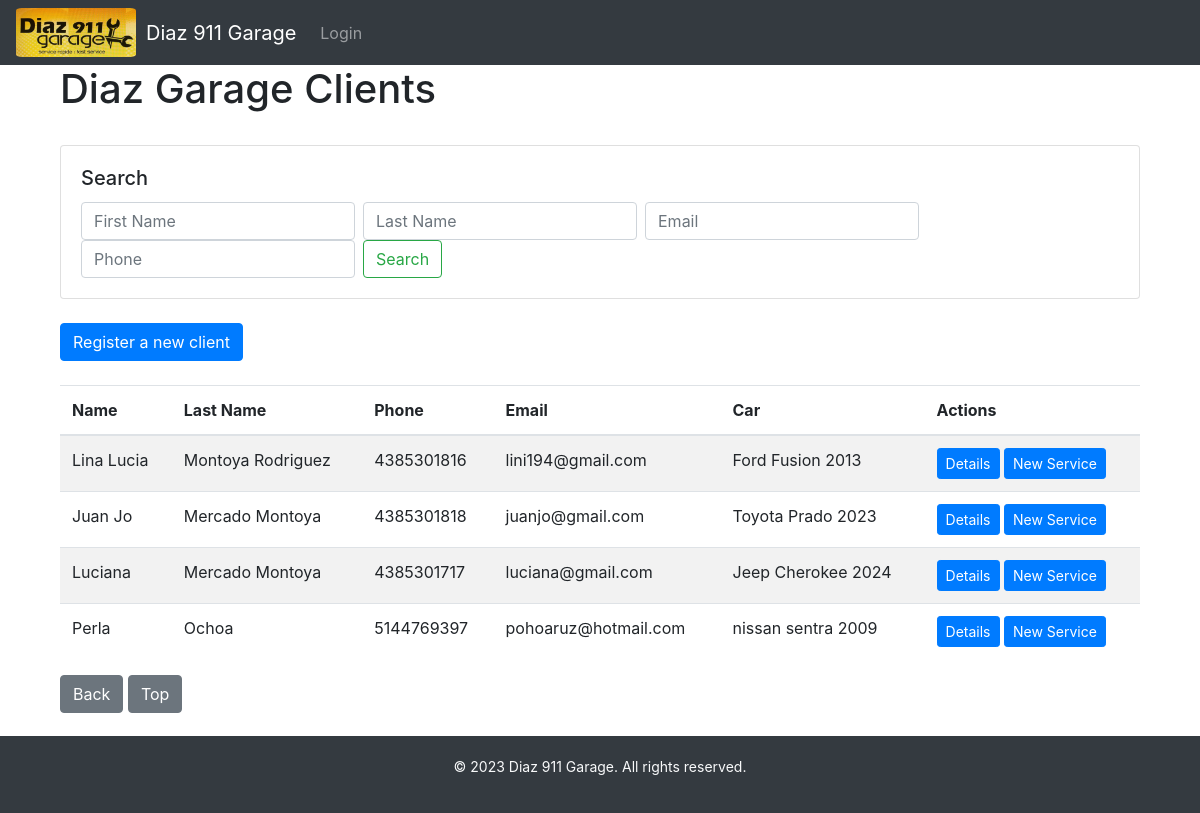
/client_list/, run on the app's committed database.
### clients/models.py (models this page shows, shortened)
class Client(models.Model):
    id_client = models.AutoField(primary_key=True)
    firstName = models.CharField(max_length=100)
    lastName = models.CharField(max_length=100)
    email = models.EmailField(max_length=100)
    phone = models.CharField(max_length=15)
    address = models.CharField(max_length=100)
    city = models.CharField(max_length=50)
    state = models.CharField(max_length=50)
    zipcode = models.CharField(max_length=10)
    date_added = models.DateTimeField(auto_now_add=True)

class Car(models.Model):
    id_car = models.AutoField(primary_key=True)
    id_client = models.ForeignKey(Client, on_delete=models.CASCADE)
    license = models.CharField(max_length=100, blank=True)
    brand = models.CharField(max_length=100, blank=True)
    model = models.CharField(max_length=100, blank=True)
    year = models.CharField(max_length=100, blank=True)
    color = models.CharField(max_length=100, blank=True)
    version = models.CharField(max_length=100, blank=True)
    serieNumber = models.CharField(max_length=100, blank=True)
    vin = models.CharField(max_length=100, blank=True)
    engine = models.CharField(max_length=100, blank=True)
    oil = models.CharField(max_length=100, blank=True)
    traction = models.CharField(max_length=100, blank=True)
    comments = models.CharField(max_length=250, blank=True)
    image = models.ImageField(upload_to='image/', null=True, blank=True)

### clients/views.py (the view)
# urls.py: path('client_list/', views.client_list, name='client_list'),
def client_list(request):
    clients = Client.objects.all()
    cars = Car.objects.all()
    form = SearchClientForm()
    return render(request, 'clients/client_list.html', {'clients': clients, 'cars': cars, 'form': form})

### clients/forms.py
class SearchClientForm(forms.ModelForm):
    firstName = forms.CharField(max_length=100, required=False)
    lastName = forms.CharField(max_length=100, required=False)
    email = forms.EmailField(max_length=100, required=False)
    phone = forms.CharField(max_length=15, required=False)
    class Meta:
        model = Client
        fields = ['firstName', 'lastName', 'email', 'phone']

### clients/templates/clients/client_list.html (shortened to what this page needs)
{% extends 'clients/base.html' %}
{% block content %}
  <div class="container">
    <h1>Diaz Garage Clients</h1><br>
    <div class="card">
      <div class="card-body">
        <h5 class="card-title">Search</h5>
        <form id="search-form" method="POST" action="{% url 'client_list' %}" class="form-inline my-2 my-lg-0">
          <div class="form-group">
            <input type="text" name="firstName" class="form-control mr-sm-2" placeholder="First Name" id = 'id_firstName'>
          </div>
          <div class="form-group">
            <input type="text" name="lastName" class="form-control mr-sm-2" placeholder="Last Name" id = 'id_lastName'>
          </div>
          <div class="form-group">
            <input type="email" name="email" class="form-control mr-sm-2" placeholder="Email" id = 'id_email'>
          </div>
          <div class="form-group">
            <input type="text" name="phone" class="form-control mr-sm-2" placeholder="Phone" id = 'id_phone'>
          </div>
          <button class="btn btn-outline-success my-2 my-sm-0" type="submit">Search</button>
        </form>
      </div>
    </div><br>
    <a href="{% url 'register' %}" class="btn btn-primary">Register a new client</a><br><br>
    <table id="client-table" class="table table-striped">
      <thead>
        <tr>
          <th>Name</th>
          <th>Last Name</th>
          <th>Phone</th>
          <th>Email</th>
          <th>Car</th>
          <th>Actions</th>
        </tr>
      </thead>
      <tbody>
        {% for client in clients %}
        <tr>
          <td>{{ client.firstName }}</td>
          <td>{{ client.lastName }}</td>
          <td>{{ client.phone }}</td>
          <td>{{ client.email }}</td>
          <td>
            {% for car in client.car_set.all %}
                {{ car.brand }} {{ car.model }} {{ car.year }} <br>
            {% endfor %}
          </td>
          <td>
            <a href="{% url 'client_detail' client.id_client %}" class="btn btn-sm btn-primary">Details</a>
            <a href="{% url 'create_service' client.id_client %}" class="btn btn-sm btn-primary">New Service</a>
          </td>
        </tr>
        {% empty %}
        <tr>
          <td colspan="5">There are no registered clients.</td>
        </tr>
        {% endfor %}
      </tbody>
    </table>
    <a href="javascript:history.back()" class="btn btn-secondary">Back</a>
    <a href="#" class="btn btn-secondary" onclick="window.scrollTo(0,0)">Top</a>
  </div>
{% endblock %}

### clients/templates/clients/base.html (style rules this page uses)
.container { margin-bottom: 100px; }

### data on the page
Client: firstName "Lina Lucia", lastName "Montoya Rodriguez", phone "4385301816", email "lini194@gmail.com"
Car: brand "Ford", model "Fusion", year "2013"
Client: firstName "Juan Jo", lastName "Mercado Montoya", phone "4385301818", email "juanjo@gmail.com"
Car: brand "Toyota", model "Prado", year "2023"
Client: firstName "Luciana", lastName "Mercado Montoya", phone "4385301717", email "luciana@gmail.com"
Car: brand "Jeep", model "Cherokee", year "2024"
Client: firstName "Perla", lastName "Ochoa", phone "5144769397", email "pohoaruz@hotmail.com"
Car: brand "nissan", model "sentra", year "2009"
